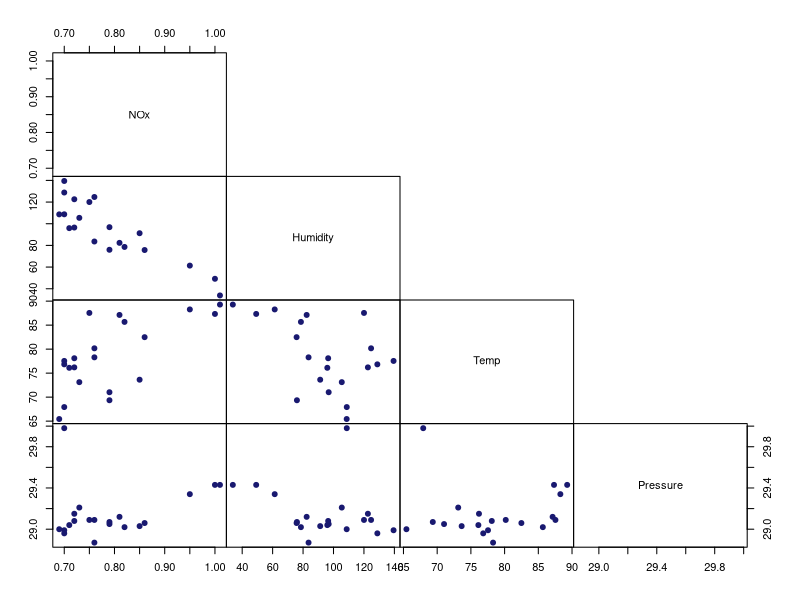

Generate this figure with R:
## ---- chunk 1
emis <- read.table('emissions.txt', header = TRUE, sep = '\t', row.names = 1)
fit <- lm(NOx ~ ., data = emis)
head(emis)
## ---- chunk 2
pairs(emis, pch = 19, col = "midnightblue", gap = 0,
      upper.panel = NULL, cex.labels = 1)
